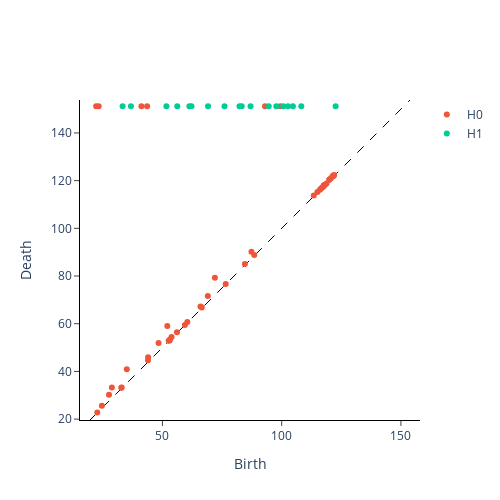

Notebook cell for this chart:
### Code cell
cubical_persistence = CubicalPersistence(n_jobs=-1)
image_cubical = cubical_persistence.fit_transform(image_filtration)

cubical_persistence.plot(image_cubical)
